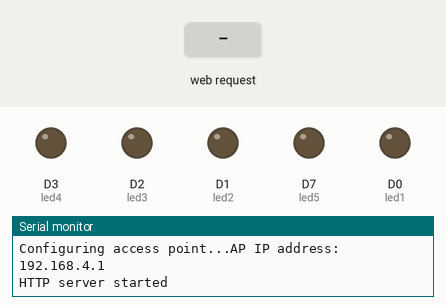
This sketch was run on a simulated ESP8266 (NodeMCU). Parts: output pins drawn as LEDs (lit = HIGH), the last lines printed to the serial monitor. Inputs (shaded band) come from the test bench.

Above: at 2.2 s.
2.3 s: HTTP request GET /D1_ON received
At 2.9 s:
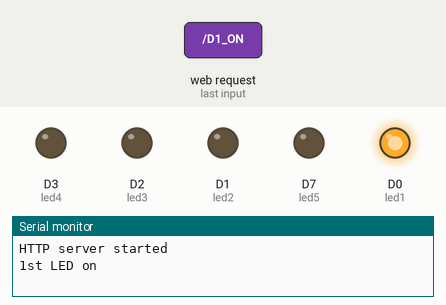
3.8 s: HTTP request GET /D2_ON received
At 4.1 s:
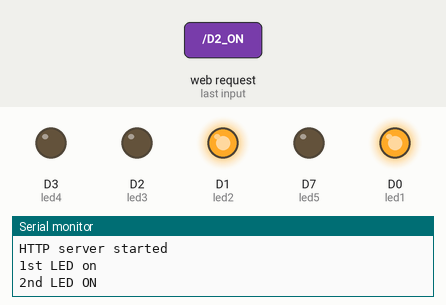
5.3 s: HTTP request GET /D1_OFF received
At 6.4 s:
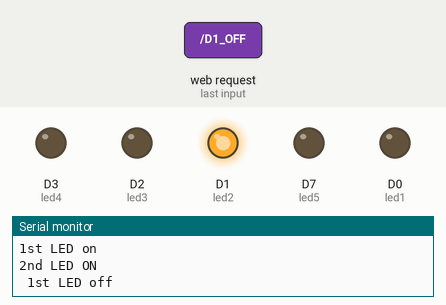
6.8 s: HTTP request GET /D3_ON received
At 7.6 s:
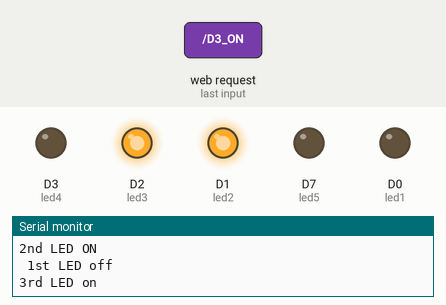
8.3 s: HTTP request GET /D2_OFF received
At 8.7 s:
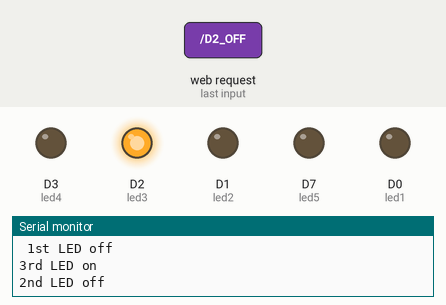
9.8 s: HTTP request GET /D4_ON received
At 11.1 s:
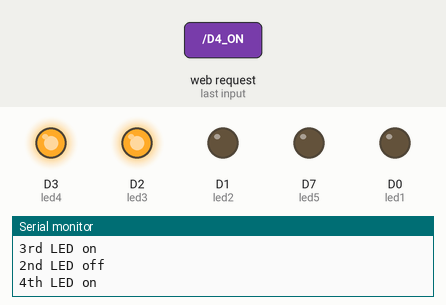
Timing chart, 0 to 12.3 s (numbered marks = the images above; inputs shaded):
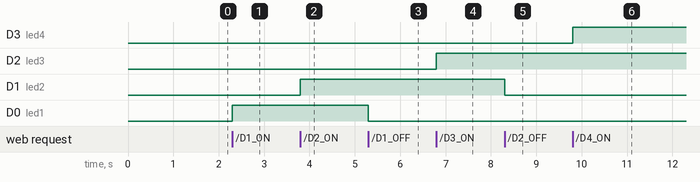

The sketch:

AP_MODE_NO_NEED_ROUTER.ino
```cpp
// (licence header left out)
#include <ESP8266WiFi.h>
#include <WiFiClient.h>
#include <ESP8266WebServer.h>

#ifndef APSSID
#define APSSID "MuksWifi"
#define APPSK  "12345678"
#endif

#define led1 D0
#define led2 D1
#define led3 D2
#define led4 D3
#define led5 D7

/* Set these to your desired credentials. */
const char *ssid = APSSID;
const char *password = APPSK;

ESP8266WebServer server(80);

/* Just a little test message.  Go to http://192.168.4.1 in a web browser
   connected to this access point to see it.
*/
void handleRoot() {
  server.send(200, "text/plain", "speak connected to MuksOS");
}

void setup() {
  pinMode(led1, OUTPUT);// send D11 ON send D10 OFF
  pinMode(led2, OUTPUT);// send D21 ON send D20 OFF
  pinMode(led3, OUTPUT);// send D31 ON send D30 OFF
  pinMode(led4, OUTPUT);// send D41 ON send D40 OFF
  pinMode(led5, OUTPUT);// send D51 ON send D50 OFF
  delay(1000);
  Serial.begin(115200);
  Serial.println();
  Serial.print("Configuring access point...");
  /* You can remove the password parameter if you want the AP to be open. */
  WiFi.softAP(ssid, password);

  IPAddress myIP = WiFi.softAPIP();
  Serial.print("AP IP address: ");
  Serial.println(myIP);
  server.on("/", handleRoot);

 server.on("/D1_ON", []()
  {
    digitalWrite(led1, HIGH);
    Serial.println("1st LED on");
    server.send(200, "text/plain", "speak sir FIRST L E D is turning on");
  });

  server.on("/D1_OFF", []()
  {
    digitalWrite(led1, LOW);
    Serial.println(" 1st LED off");
    server.send(200, "text/plain", "speak sir FIRST L E D is turning off");
  });

  server.on("/D2_ON", []()
  {
    digitalWrite(led2, HIGH);
    Serial.println("2nd LED ON");
    server.send(200, "text/plain", "speak sir SECOND L E D is turning on");
  });

  server.on("/D2_OFF", []()
  {
    digitalWrite(led2, LOW);
    Serial.println("2nd LED off");
    server.send(200, "text/plain", "speak sir SECOND L E D is turning off");
  });

  server.on("/D3_ON", []()
  {
    digitalWrite(led3, HIGH);
    Serial.println("3rd LED on");
    server.send(200, "text/plain", "speak sir THIRD L E D is turning on");
  });

  server.on("/D3_OFF", []()
  {
    digitalWrite(led3, LOW);
    Serial.println("3rd LED off");
    server.send(200, "text/plain", "speak sir THIRD L E D is turning off");
  });

  server.on("/D4_ON", []()
  {
    digitalWrite(led4, HIGH);
    Serial.println("4th LED on");
    server.send(200, "text/plain", "speak sir FOURTH L E D is turning on");
  });

  server.on("/D4_OFF", []()
  {
    digitalWrite(led4, LOW);
    Serial.println(" 4th LED off");
    server.send(200, "text/plain", "speak sir FOURTH L E D is turning off");
  });

  server.on("/D5_ON", []()
  {
    digitalWrite(led5, HIGH);
    Serial.println("5th LED on");
    server.send(200, "text/plain", "speak sir FIFTH L E D is turning on");
  });

  server.on("/D5_OFF", []()
  {
    digitalWrite(led5, LOW);
    Serial.println("5th LED off");
    server.send(200, "text/plain", "speak sir FIFTH L E D is turning off");
  });

  server.on("/ALL_ON", []()
  {
    digitalWrite(led1, HIGH);
    digitalWrite(led2, HIGH);
    digitalWrite(led3, HIGH);
    digitalWrite(led4, HIGH);
    digitalWrite(led5, HIGH);
    Serial.println("all LED on");
    server.send(200, "text/plain", "speak sir ALL LIGHTS ARE turning on");
  });

  server.on("/ALL_OFF", []()
  {
    digitalWrite(led1 , LOW);
    digitalWrite(led2 , LOW);
    digitalWrite(led3 , LOW);
    digitalWrite(led4 , LOW);
    digitalWrite(led5 , LOW);
    Serial.println("all LED off");
    server.send(200, "text/plain", "speak sir ALL LIGHTS ARE turning off");
  });
  server.begin();
  Serial.println("HTTP server started");
}

void loop() {
  server.handleClient();
}
```

Measured:
- after the input at 2.3 s, D0 (led1): LOW → HIGH at once
- after the input at 3.8 s, D1 (led2): LOW → HIGH at once
- after the input at 5.3 s, D0 (led1): HIGH → LOW at once
- after the input at 6.8 s, D2 (led3): LOW → HIGH at once
- after the input at 8.3 s, D1 (led2): HIGH → LOW at once
- after the input at 9.8 s, D3 (led4): LOW → HIGH at once
